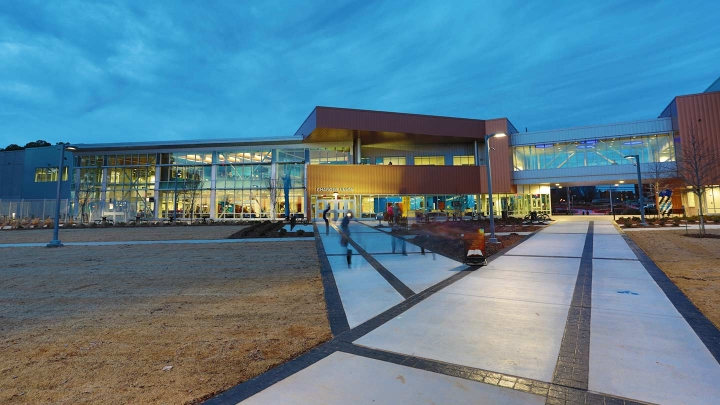
%> input picture uah_color.jpg, 720 x 405 px
$ octave --eval "rgb2yiq_homework(imread('uah_color.jpg'));"   (GNU Octave 9; MATLAB toolbox functions it lacks are replaced by stand-ins)
%> lines starting %> are read from the running program, lines starting %| are printed output that depends on the picture
function rgb2yiq_homework(image)
% Read in image and convert to double
rgbImage2 = im2double(image);

% Red Channel
red = rgbImage2(:,:,1);
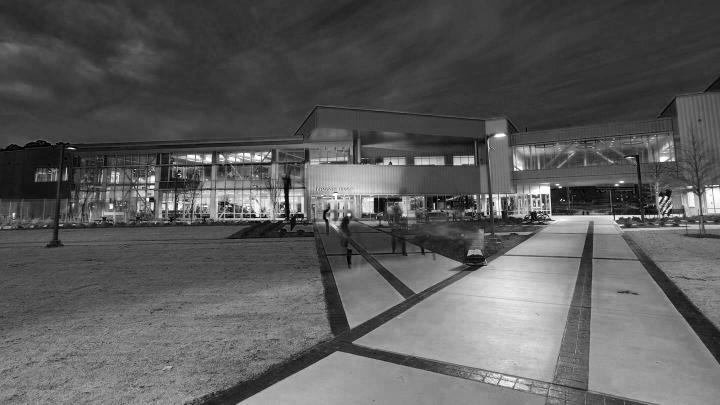
%> red: size 405x720 double; min 0, max 1, mean 0.359

% Green Channel
green = rgbImage2(:,:,2);
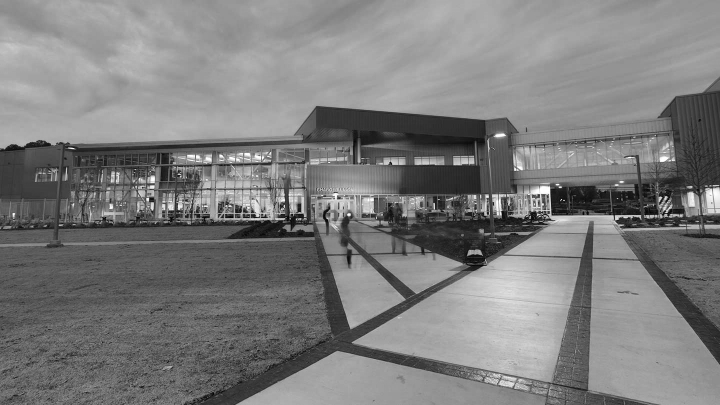
%> green: size 405x720 double; min 0.00784, max 1, mean 0.491

% Blue Channel
blue = rgbImage2(:,:,3);
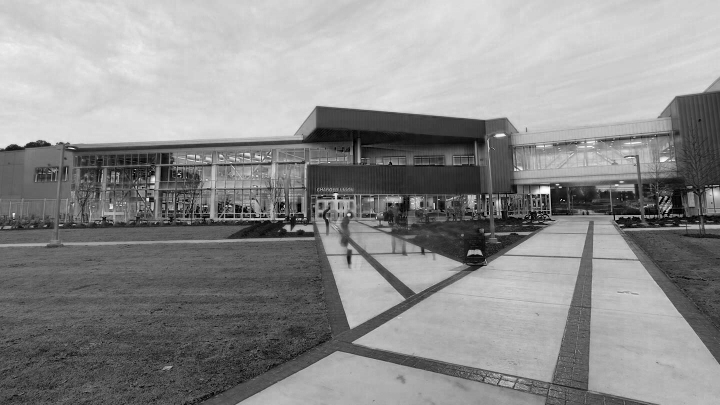
%> blue: size 405x720 double; min 0, max 1, mean 0.555

% Conversion matrix
rgbTOyiq = cat(3, ...
    .299*red + .587*green + .114*blue, ...
    0.595879*red + -0.274133*green + -.321746*blue,...
    0.211205*red + -0.523083*green + -0.311878*blue);
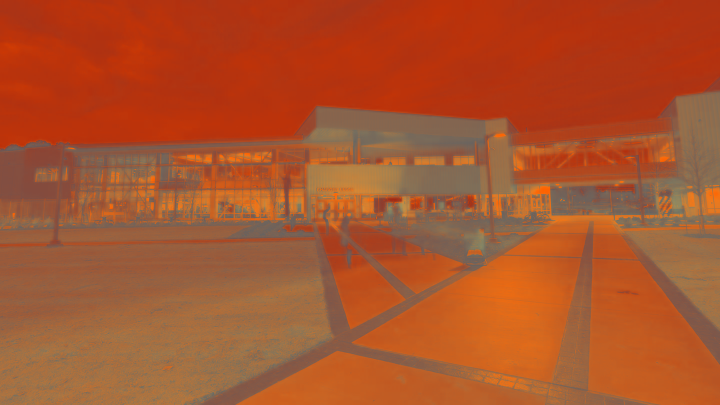
%> rgbTOyiq: size 405x720x3 double; mean R, G, B 0.459, -0.0989, -0.354; drawn with min black and max white

% change from [0-1] to [0-255]
changeTo256_02 = uint8(round(rgbTOyiq * 255));
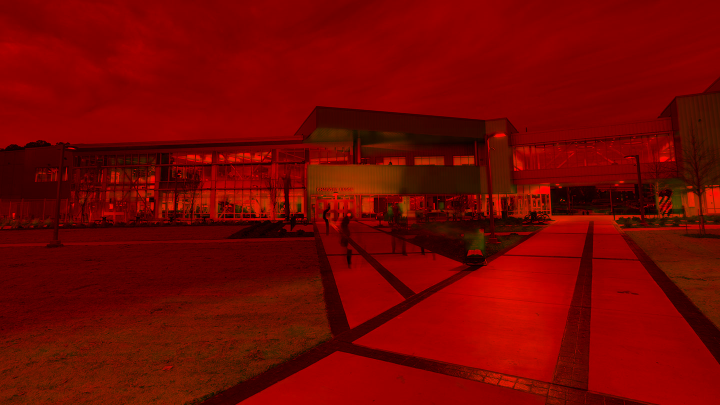
%> changeTo256_02: size 405x720x3 uint8; mean R, G, B 117, 5.3, 0

y_yigGray1 = changeTo256_02(:,:,1);
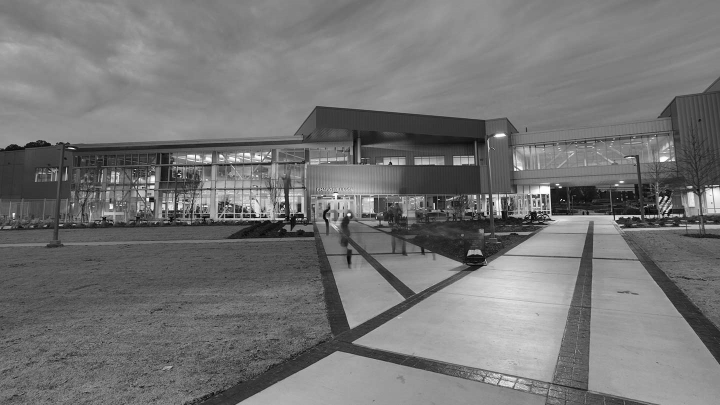
%> y_yigGray1: size 405x720 uint8; min 2, max 255, mean 117
i_yiqgray2 = changeTo256_02(:,:,2);
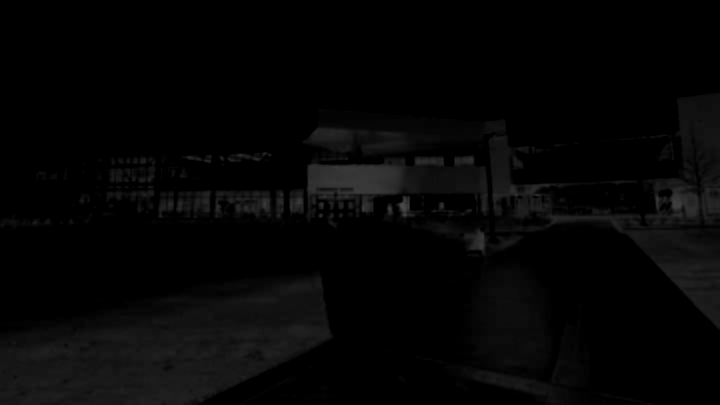
%> i_yiqgray2: size 405x720 uint8; min 0, max 76, mean 5.3
q_yiqgray3 = changeTo256_02(:,:,3);

% Display RGB and  YIQ image
subplot(2, 2, 1);
imshow(changeTo256_02); title('RGB to YIQ Image');

subplot(2, 2, 2);
imshow(y_yigGray1); title('Y gray1 Image');

subplot(2, 2, 3);
imshow(i_yiqgray2); title('I gray2 Image');

subplot(2, 2, 4);
imshow(q_yiqgray3); title('Q gray3 Image');
